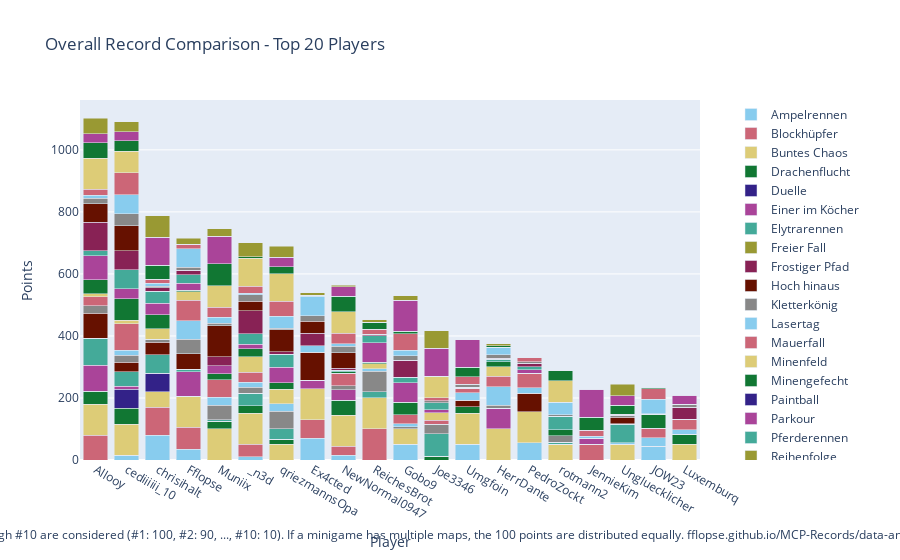

Notebook cell for this chart:
### Code cell
import plotly.graph_objects as go

# Sum all columns to get the total score
outDf['Total'] = outDf.sum(axis=1)

# Sort by total score and fill N/A values with 0
outDf = outDf.sort_values(by='Total', ascending=False).fillna(0)

# Crop to top 10 players
cropDf = outDf.head(20).copy()

# Drop the 'Total' column for plotting
cropDf = cropDf.drop(columns=['Total'])

# Create a color palette
color_palette = px.colors.qualitative.Safe

# Create the stacked bar plot
fig = go.Figure()

cropDf = remove_duplicate_columns(cropDf)

for column in cropDf.columns.difference(['Player']):
    fig.add_trace(go.Bar(
        x=cropDf.index,
        y=cropDf[column],
        name=column,
        marker_color=color_palette[len(fig.data) % len(color_palette)]
    ))

# Update layout
fig.update_layout(
    barmode='stack',
    title='Overall Record Comparison - Top 20 Players',
    xaxis=dict(title='Player'),
    yaxis=dict(title='Points'),
    #height=800,
    #width=1000,
    legend=dict(
        x=1.05,
        y=0.5,
        traceorder='normal',
        font=dict(size=12),
        bgcolor='rgba(255, 255, 255, 0)',
        bordercolor='rgba(0, 0, 0, 0)'
    ),
    margin=dict(r=200),  # Adjust right margin to make room for the legend
    annotations=[
        dict(
            x=0.5,
            y=-0.235,
            xref='paper',
            yref='paper',
            text='Max 100 points per minigame. Records #1 through #10 are considered (#1: 100, #2: 90, ..., #10: 10). If a minigame has multiple maps, the 100 points are distributed equally. fflopse.github.io/MCP-Records/data-analysis/global-ranking.ipynb',
            showarrow=False,
            font=dict(size=12),
            xanchor='center'
        )
    ]
)

fig.show()

# save the plot as an html file

fig.write_html('out/overall_record_comparison.html')

### Figure 1 — Plotly figure (JSON) as saved in the notebook; plotly's stock layout.template omitted (floating-point values rounded to 4 significant figures)
{"data": [{"marker": {"color": "rgb(136, 204, 238)"}, "name": "Ampelrennen", "type": "bar", "x": ["Allooy", "cediiiiii_10", "chrisihalt", "Fflopse", "Muniix", "_n3d", "qriezmannsOpa", "Ex4cted", "NewNormal0947", "ReichesBrot", "Gobo9", "Joe3346", "Umgfoin", "HerrDante", "PedroZockt", "rotmann2", "JennieKim", "Ungluecklicher", "JOW23", "Luxemburq"], "y": [0.0, 15.0, 80.0, 35.0, 0.0, 10.0, 0.0, 70.0, 15.0, 0.0, 50.0, 0.0, 50.0, 0.0, 55.0, 0.0, 0.0, 0.0, 45.0, 0.0]}, {"marker": {"color": "rgb(204, 102, 119)"}, "name": "Blockhüpfer", "type": "bar", "x": ["Allooy", "cediiiiii_10", "chrisihalt", "Fflopse", "Muniix", "_n3d", "qriezmannsOpa", "Ex4cted", "NewNormal0947", "ReichesBrot", "Gobo9", "Joe3346", "Umgfoin", "HerrDante", "PedroZockt", "rotmann2", "JennieKim", "Ungluecklicher", "JOW23", "Luxemburq"], "y": [80.0, 0.0, 90.0, 70.0, 0.0, 40.0, 0.0, 60.0, 30.0, 100.0, 0.0, 0.0, 0.0, 0.0, 0.0, 0.0, 50.0, 0.0, 0.0, 0.0]}, {"marker": {"color": "rgb(221, 204, 119)"}, "name": "Buntes Chaos", "type": "bar", "x": ["Allooy", "cediiiiii_10", "chrisihalt", "Fflopse", "Muniix", "_n3d", "qriezmannsOpa", "Ex4cted", "NewNormal0947", "ReichesBrot", "Gobo9", "Joe3346", "Umgfoin", "HerrDante", "PedroZockt", "rotmann2", "JennieKim", "Ungluecklicher", "JOW23", "Luxemburq"], "y": [100.0, 100.0, 50.0, 100.0, 100.0, 100.0, 50.0, 100.0, 100.0, 100.0, 50.0, 0.0, 100.0, 100.0, 100.0, 50.0, 0.0, 50.0, 0.0, 50.0]}, {"marker": {"color": "rgb(17, 119, 51)"}, "name": "Drachenflucht", "type": "bar", "x": ["Allooy", "cediiiiii_10", "chrisihalt", "Fflopse", "Muniix", "_n3d", "qriezmannsOpa", "Ex4cted", "NewNormal0947", "ReichesBrot", "Gobo9", "Joe3346", "Umgfoin", "HerrDante", "PedroZockt", "rotmann2", "JennieKim", "Ungluecklicher", "JOW23", "Luxemburq"], "y": [42.5, 52.5, 0.0, 0.0, 25.0, 25.0, 17.5, 0.0, 47.5, 0.0, 0.0, 12.5, 22.5, 0.0, 0.0, 0.0, 0.0, 0.0, 0.0, 32.5]}, {"marker": {"color": "rgb(51, 34, 136)"}, "name": "Duelle", "type": "bar", "x": ["Allooy", "cediiiiii_10", "chrisihalt", "Fflopse", "Muniix", "_n3d", "qriezmannsOpa", "Ex4cted", "NewNormal0947", "ReichesBrot", "Gobo9", "Joe3346", "Umgfoin", "HerrDante", "PedroZockt", "rotmann2", "JennieKim", "Ungluecklicher", "JOW23", "Luxemburq"], "y": [0.0, 60.0, 60.0, 0.0, 0.0, 0.0, 0.0, 0.0, 0.0, 0.0, 0.0, 0.0, 0.0, 0.0, 0.0, 0.0, 0.0, 0.0, 0.0, 0.0]}, {"marker": {"color": "rgb(170, 68, 153)"}, "name": "Einer im Köcher", "type": "bar", "x": ["Allooy", "cediiiiii_10", "chrisihalt", "Fflopse", "Muniix", "_n3d", "qriezmannsOpa", "Ex4cted", "NewNormal0947", "ReichesBrot", "Gobo9", "Joe3346", "Umgfoin", "HerrDante", "PedroZockt", "rotmann2", "JennieKim", "Ungluecklicher", "JOW23", "Luxemburq"], "y": [83.33, 10.0, 0.0, 80.0, 0.0, 0.0, 0.0, 26.67, 33.33, 0.0, 0.0, 0.0, 0.0, 66.67, 0.0, 0.0, 20.0, 0.0, 0.0, 0.0]}, {"marker": {"color": "rgb(68, 170, 153)"}, "name": "Elytrarennen", "type": "bar", "x": ["Allooy", "cediiiiii_10", "chrisihalt", "Fflopse", "Muniix", "_n3d", "qriezmannsOpa", "Ex4cted", "NewNormal0947", "ReichesBrot", "Gobo9", "Joe3346", "Umgfoin", "HerrDante", "PedroZockt", "rotmann2", "JennieKim", "Ungluecklicher", "JOW23", "Luxemburq"], "y": [87.5, 47.5, 60.0, 7.5, 5.0, 40.0, 32.5, 0.0, 0.0, 20.0, 0.0, 72.5, 0.0, 0.0, 0.0, 7.5, 0.0, 0.0, 0.0, 0.0]}, {"marker": {"color": "rgb(153, 153, 51)"}, "name": "Freier Fall", "type": "bar", "x": ["Allooy", "cediiiiii_10", "chrisihalt", "Fflopse", "Muniix", "_n3d", "qriezmannsOpa", "Ex4cted", "NewNormal0947", "ReichesBrot", "Gobo9", "Joe3346", "Umgfoin", "HerrDante", "PedroZockt", "rotmann2", "JennieKim", "Ungluecklicher", "JOW23", "Luxemburq"], "y": [0.0, 0.0, 0.0, 0.0, 0.0, 0.0, 0.0, 0.0, 0.0, 0.0, 0.0, 0.0, 0.0, 0.0, 0.0, 0.0, 0.0, 0.0, 0.0, 0.0]}, {"marker": {"color": "rgb(136, 34, 85)"}, "name": "Frostiger Pfad", "type": "bar", "x": ["Allooy", "cediiiiii_10", "chrisihalt", "Fflopse", "Muniix", "_n3d", "qriezmannsOpa", "Ex4cted", "NewNormal0947", "ReichesBrot", "Gobo9", "Joe3346", "Umgfoin", "HerrDante", "PedroZockt", "rotmann2", "JennieKim", "Ungluecklicher", "JOW23", "Luxemburq"], "y": [0.0, 0.0, 0.0, 0.0, 0.0, 0.0, 0.0, 0.0, 0.0, 0.0, 0.0, 0.0, 0.0, 0.0, 0.0, 0.0, 0.0, 0.0, 0.0, 0.0]}, {"marker": {"color": "rgb(102, 17, 0)"}, "name": "Hoch hinaus", "type": "bar", "x": ["Allooy", "cediiiiii_10", "chrisihalt", "Fflopse", "Muniix", "_n3d", "qriezmannsOpa", "Ex4cted", "NewNormal0947", "ReichesBrot", "Gobo9", "Joe3346", "Umgfoin", "HerrDante", "PedroZockt", "rotmann2", "JennieKim", "Ungluecklicher", "JOW23", "Luxemburq"], "y": [80.0, 30.0, 40.0, 50.0, 0.0, 0.0, 0.0, 90.0, 0.0, 0.0, 0.0, 0.0, 20.0, 0.0, 60.0, 0.0, 0.0, 0.0, 0.0, 0.0]}, {"marker": {"color": "rgb(136, 136, 136)"}, "name": "Kletterkönig", "type": "bar", "x": ["Allooy", "cediiiiii_10", "chrisihalt", "Fflopse", "Muniix", "_n3d", "qriezmannsOpa", "Ex4cted", "NewNormal0947", "ReichesBrot", "Gobo9", "Joe3346", "Umgfoin", "HerrDante", "PedroZockt", "rotmann2", "JennieKim", "Ungluecklicher", "JOW23", "Luxemburq"], "y": [23.33, 23.33, 10.0, 46.67, 46.67, 20.0, 56.67, 0.0, 13.33, 66.67, 6.667, 30.0, 0.0, 10.0, 0.0, 20.0, 0.0, 0.0, 0.0, 0.0]}, {"marker": {"color": "rgb(136, 204, 238)"}, "name": "Lasertag", "type": "bar", "x": ["Allooy", "cediiiiii_10", "chrisihalt", "Fflopse", "Muniix", "_n3d", "qriezmannsOpa", "Ex4cted", "NewNormal0947", "ReichesBrot", "Gobo9", "Joe3346", "Umgfoin", "HerrDante", "PedroZockt", "rotmann2", "JennieKim", "Ungluecklicher", "JOW23", "Luxemburq"], "y": [0.0, 15.0, 0.0, 60.0, 25.0, 15.0, 25.0, 22.5, 0.0, 7.5, 10.0, 0.0, 25.0, 60.0, 17.5, 0.0, 0.0, 5.0, 27.5, 15.0]}, {"marker": {"color": "rgb(204, 102, 119)"}, "name": "Mauerfall", "type": "bar", "x": ["Allooy", "cediiiiii_10", "chrisihalt", "Fflopse", "Muniix", "_n3d", "qriezmannsOpa", "Ex4cted", "NewNormal0947", "ReichesBrot", "Gobo9", "Joe3346", "Umgfoin", "HerrDante", "PedroZockt", "rotmann2", "JennieKim", "Ungluecklicher", "JOW23", "Luxemburq"], "y": [30.0, 86.67, 0.0, 66.67, 56.67, 33.33, 0.0, 0.0, 40.0, 0.0, 30.0, 13.33, 13.33, 33.33, 46.67, 0.0, 0.0, 0.0, 30.0, 33.33]}, {"marker": {"color": "rgb(221, 204, 119)"}, "name": "Minenfeld", "type": "bar", "x": ["Allooy", "cediiiiii_10", "chrisihalt", "Fflopse", "Muniix", "_n3d", "qriezmannsOpa", "Ex4cted", "NewNormal0947", "ReichesBrot", "Gobo9", "Joe3346", "Umgfoin", "HerrDante", "PedroZockt", "rotmann2", "JennieKim", "Ungluecklicher", "JOW23", "Luxemburq"], "y": [10.0, 10.0, 33.33, 26.67, 0.0, 50.0, 46.67, 0.0, 0.0, 16.67, 0.0, 23.33, 0.0, 30.0, 0.0, 0.0, 0.0, 0.0, 0.0, 0.0]}, {"marker": {"color": "rgb(17, 119, 51)"}, "name": "Minengefecht", "type": "bar", "x": ["Allooy", "cediiiiii_10", "chrisihalt", "Fflopse", "Muniix", "_n3d", "qriezmannsOpa", "Ex4cted", "NewNormal0947", "ReichesBrot", "Gobo9", "Joe3346", "Umgfoin", "HerrDante", "PedroZockt", "rotmann2", "JennieKim", "Ungluecklicher", "JOW23", "Luxemburq"], "y": [45.0, 70.0, 45.0, 5.0, 20.0, 25.0, 20.0, 0.0, 5.0, 5.0, 40.0, 0.0, 0.0, 17.5, 0.0, 20.0, 0.0, 0.0, 45.0, 0.0]}, {"marker": {"color": "rgb(51, 34, 136)"}, "name": "Paintball", "type": "bar", "x": ["Allooy", "cediiiiii_10", "chrisihalt", "Fflopse", "Muniix", "_n3d", "qriezmannsOpa", "Ex4cted", "NewNormal0947", "ReichesBrot", "Gobo9", "Joe3346", "Umgfoin", "HerrDante", "PedroZockt", "rotmann2", "JennieKim", "Ungluecklicher", "JOW23", "Luxemburq"], "y": [0.0, 0.0, 0.0, 0.0, 0.0, 0.0, 0.0, 0.0, 0.0, 0.0, 0.0, 0.0, 0.0, 0.0, 0.0, 0.0, 0.0, 0.0, 0.0, 0.0]}, {"marker": {"color": "rgb(170, 68, 153)"}, "name": "Parkour", "type": "bar", "x": ["Allooy", "cediiiiii_10", "chrisihalt", "Fflopse", "Muniix", "_n3d", "qriezmannsOpa", "Ex4cted", "NewNormal0947", "ReichesBrot", "Gobo9", "Joe3346", "Umgfoin", "HerrDante", "PedroZockt", "rotmann2", "JennieKim", "Ungluecklicher", "JOW23", "Luxemburq"], "y": [77.5, 32.5, 37.5, 22.5, 25.0, 15.0, 50.0, 0.0, 0.0, 62.5, 62.5, 10.0, 0.0, 0.0, 12.5, 0.0, 0.0, 0.0, 0.0, 0.0]}, {"marker": {"color": "rgb(68, 170, 153)"}, "name": "Pferderennen", "type": "bar", "x": ["Allooy", "cediiiiii_10", "chrisihalt", "Fflopse", "Muniix", "_n3d", "qriezmannsOpa", "Ex4cted", "NewNormal0947", "ReichesBrot", "Gobo9", "Joe3346", "Umgfoin", "HerrDante", "PedroZockt", "rotmann2", "JennieKim", "Ungluecklicher", "JOW23", "Luxemburq"], "y": [15.0, 61.67, 38.33, 26.67, 0.0, 33.33, 43.33, 0.0, 5.0, 21.67, 18.33, 23.33, 3.333, 6.667, 8.333, 43.33, 0.0, 60.0, 0.0, 0.0]}, {"marker": {"color": "rgb(153, 153, 51)"}, "name": "Reihenfolge", "type": "bar", "x": ["Allooy", "cediiiiii_10", "chrisihalt", "Fflopse", "Muniix", "_n3d", "qriezmannsOpa", "Ex4cted", "NewNormal0947", "ReichesBrot", "Gobo9", "Joe3346", "Umgfoin", "HerrDante", "PedroZockt", "rotmann2", "JennieKim", "Ungluecklicher", "JOW23", "Luxemburq"], "y": [0.0, 0.0, 0.0, 0.0, 0.0, 0.0, 0.0, 0.0, 0.0, 0.0, 0.0, 0.0, 0.0, 0.0, 0.0, 0.0, 0.0, 0.0, 0.0, 0.0]}, {"marker": {"color": "rgb(136, 34, 85)"}, "name": "Replika", "type": "bar", "x": ["Allooy", "cediiiiii_10", "chrisihalt", "Fflopse", "Muniix", "_n3d", "qriezmannsOpa", "Ex4cted", "NewNormal0947", "ReichesBrot", "Gobo9", "Joe3346", "Umgfoin", "HerrDante", "PedroZockt", "rotmann2", "JennieKim", "Ungluecklicher", "JOW23", "Luxemburq"], "y": [92.37, 61.19, 11.19, 15.51, 28.9, 74.58, 7.542, 38.81, 6.864, 3.22, 53.9, 0.0, 0.0, 3.729, 11.53, 0.7627, 0.4237, 2.627, 0.5085, 39.66]}, {"marker": {"color": "rgb(102, 17, 0)"}, "name": "Runterpurzeln", "type": "bar", "x": ["Allooy", "cediiiiii_10", "chrisihalt", "Fflopse", "Muniix", "_n3d", "qriezmannsOpa", "Ex4cted", "NewNormal0947", "ReichesBrot", "Gobo9", "Joe3346", "Umgfoin", "HerrDante", "PedroZockt", "rotmann2", "JennieKim", "Ungluecklicher", "JOW23", "Luxemburq"], "y": [60.0, 80.0, 0.0, 0.0, 100.0, 30.0, 70.0, 40.0, 50.0, 0.0, 0.0, 0.0, 0.0, 0.0, 0.0, 0.0, 0.0, 20.0, 0.0, 0.0]}, {"marker": {"color": "rgb(136, 136, 136)"}, "name": "Sammelwahn", "type": "bar", "x": ["Allooy", "cediiiiii_10", "chrisihalt", "Fflopse", "Muniix", "_n3d", "qriezmannsOpa", "Ex4cted", "NewNormal0947", "ReichesBrot", "Gobo9", "Joe3346", "Umgfoin", "HerrDante", "PedroZockt", "rotmann2", "JennieKim", "Ungluecklicher", "JOW23", "Luxemburq"], "y": [17.91, 39.3, 4.186, 9.535, 8.14, 21.16, 6.279, 16.98, 21.16, 2.093, 15.12, 5.349, 9.302, 10.7, 4.651, 4.186, 0.4651, 6.047, 0.4651, 9.07]}, {"marker": {"color": "rgb(136, 204, 238)"}, "name": "Schießstand", "type": "bar", "x": ["Allooy", "cediiiiii_10", "chrisihalt", "Fflopse", "Muniix", "_n3d", "qriezmannsOpa", "Ex4cted", "NewNormal0947", "ReichesBrot", "Gobo9", "Joe3346", "Umgfoin", "HerrDante", "PedroZockt", "rotmann2", "JennieKim", "Ungluecklicher", "JOW23", "Luxemburq"], "y": [10.0, 60.0, 10.0, 60.0, 20.0, 5.0, 37.5, 62.5, 7.5, 0.0, 17.5, 0.0, 0.0, 25.0, 0.0, 40.0, 5.0, 0.0, 47.5, 0.0]}, {"marker": {"color": "rgb(204, 102, 119)"}, "name": "Skywars", "type": "bar", "x": ["Allooy", "cediiiiii_10", "chrisihalt", "Fflopse", "Muniix", "_n3d", "qriezmannsOpa", "Ex4cted", "NewNormal0947", "ReichesBrot", "Gobo9", "Joe3346", "Umgfoin", "HerrDante", "PedroZockt", "rotmann2", "JennieKim", "Ungluecklicher", "JOW23", "Luxemburq"], "y": [18.33, 71.67, 13.33, 13.33, 31.67, 23.33, 48.33, 3.333, 33.33, 16.67, 53.33, 10.0, 25.0, 0.0, 13.33, 0.0, 20.0, 3.333, 33.33, 0.0]}, {"marker": {"color": "rgb(221, 204, 119)"}, "name": "Spleef", "type": "bar", "x": ["Allooy", "cediiiiii_10", "chrisihalt", "Fflopse", "Muniix", "_n3d", "qriezmannsOpa", "Ex4cted", "NewNormal0947", "ReichesBrot", "Gobo9", "Joe3346", "Umgfoin", "HerrDante", "PedroZockt", "rotmann2", "JennieKim", "Ungluecklicher", "JOW23", "Luxemburq"], "y": [100.0, 70.0, 0.0, 0.0, 70.0, 90.0, 90.0, 0.0, 70.0, 0.0, 0.0, 70.0, 0.0, 0.0, 0.0, 70.0, 0.0, 0.0, 0.0, 0.0]}, {"marker": {"color": "rgb(17, 119, 51)"}, "name": "Survivalgames", "type": "bar", "x": ["Allooy", "cediiiiii_10", "chrisihalt", "Fflopse", "Muniix", "_n3d", "qriezmannsOpa", "Ex4cted", "NewNormal0947", "ReichesBrot", "Gobo9", "Joe3346", "Umgfoin", "HerrDante", "PedroZockt", "rotmann2", "JennieKim", "Ungluecklicher", "JOW23", "Luxemburq"], "y": [50.0, 32.5, 45.0, 0.0, 70.0, 5.0, 22.5, 0.0, 50.0, 22.5, 7.5, 0.0, 30.0, 5.0, 0.0, 32.5, 42.5, 30.0, 5.0, 0.0]}, {"marker": {"color": "rgb(51, 34, 136)"}, "name": "Todeswürfel", "type": "bar", "x": ["Allooy", "cediiiiii_10", "chrisihalt", "Fflopse", "Muniix", "_n3d", "qriezmannsOpa", "Ex4cted", "NewNormal0947", "ReichesBrot", "Gobo9", "Joe3346", "Umgfoin", "HerrDante", "PedroZockt", "rotmann2", "JennieKim", "Ungluecklicher", "JOW23", "Luxemburq"], "y": [0.0, 0.0, 0.0, 0.0, 0.0, 0.0, 0.0, 0.0, 0.0, 0.0, 0.0, 0.0, 0.0, 0.0, 0.0, 0.0, 0.0, 0.0, 0.0, 0.0]}, {"marker": {"color": "rgb(170, 68, 153)"}, "name": "Turmroulette", "type": "bar", "x": ["Allooy", "cediiiiii_10", "chrisihalt", "Fflopse", "Muniix", "_n3d", "qriezmannsOpa", "Ex4cted", "NewNormal0947", "ReichesBrot", "Gobo9", "Joe3346", "Umgfoin", "HerrDante", "PedroZockt", "rotmann2", "JennieKim", "Ungluecklicher", "JOW23", "Luxemburq"], "y": [30.0, 30.0, 90.0, 0.0, 90.0, 0.0, 30.0, 0.0, 30.0, 0.0, 100.0, 90.0, 90.0, 0.0, 0.0, 0.0, 90.0, 30.0, 0.0, 30.0]}, {"marker": {"color": "rgb(68, 170, 153)"}, "name": "Waffenfolge", "type": "bar", "x": ["Allooy", "cediiiiii_10", "chrisihalt", "Fflopse", "Muniix", "_n3d", "qriezmannsOpa", "Ex4cted", "NewNormal0947", "ReichesBrot", "Gobo9", "Joe3346", "Umgfoin", "HerrDante", "PedroZockt", "rotmann2", "JennieKim", "Ungluecklicher", "JOW23", "Luxemburq"], "y": [0.0, 0.0, 0.0, 0.0, 0.0, 0.0, 0.0, 0.0, 0.0, 0.0, 0.0, 0.0, 0.0, 0.0, 0.0, 0.0, 0.0, 0.0, 0.0, 0.0]}, {"marker": {"color": "rgb(153, 153, 51)"}, "name": "Wettrennen", "type": "bar", "x": ["Allooy", "cediiiiii_10", "chrisihalt", "Fflopse", "Muniix", "_n3d", "qriezmannsOpa", "Ex4cted", "NewNormal0947", "ReichesBrot", "Gobo9", "Joe3346", "Umgfoin", "HerrDante", "PedroZockt", "rotmann2", "JennieKim", "Ungluecklicher", "JOW23", "Luxemburq"], "y": [50.0, 32.0, 70.0, 20.0, 24.0, 44.0, 36.0, 8.0, 6.0, 8.0, 14.0, 56.0, 0.0, 6.0, 0.0, 0.0, 0.0, 38.0, 0.0, 0.0]}], "layout": {"annotations": [{"font": {"size": 12}, "showarrow": false, "text": "Max 100 points per minigame. Records #1 through #10 are considered (#1: 100, #2: 90, ..., #10: 10). If a minigame has multiple maps, the 100 points are distributed equally. fflopse.github.io/MCP-Records/data-analysis/global-ranking.ipynb", "x": 0.5, "xanchor": "center", "xref": "paper", "y": -0.235, "yref": "paper"}], "barmode": "stack", "legend": {"bgcolor": "rgba(255, 255, 255, 0)", "bordercolor": "rgba(0, 0, 0, 0)", "font": {"size": 12}, "traceorder": "normal", "x": 1.05, "y": 0.5}, "margin": {"r": 200}, "title": {"text": "Overall Record Comparison - Top 20 Players"}, "xaxis": {"title": {"text": "Player"}}, "yaxis": {"title": {"text": "Points"}}}}
